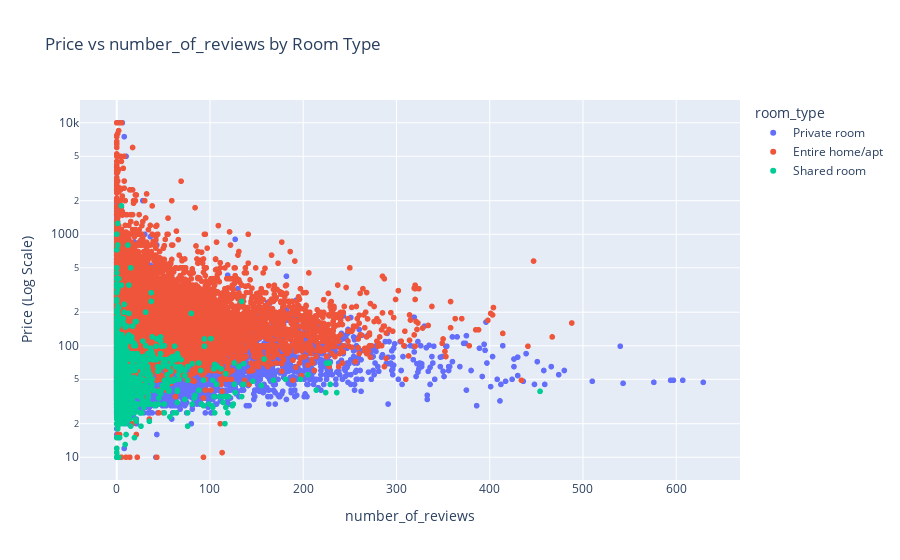
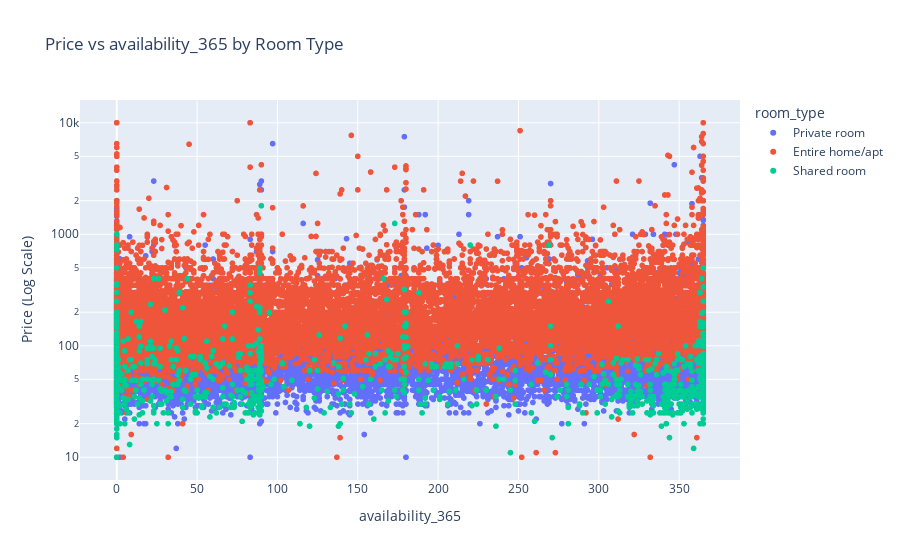

Notebook code for these charts, in order:
### Code cell
import plotly.express as px

selected_numerical_cols = ['number_of_reviews', 'availability_365']

for col in selected_numerical_cols:
    fig = px.scatter(dataset, x=col, y='price', color='room_type',
                     title=f'Price vs {col} by Room Type',
                     labels={'price': 'Price (Log Scale)'},
                     log_y=True)  # Applying log scale for better visibility
    fig.show()

### Figure 1 — Plotly figure (JSON) as saved in the notebook; plotly's stock layout.template omitted (floating-point values rounded to 4 significant figures; data arrays with more than 128 entries replaced by an {"elided": "..."} marker saying what was removed)
{"data": [{"hovertemplate": "room_type=Private room<br>number_of_reviews=%{x}<br>Price (Log Scale)=%{y}<extra></extra>", "legendgroup": "Private room", "marker": {"color": "#636efa", "symbol": "circle"}, "mode": "markers", "name": "Private room", "showlegend": true, "type": "scattergl", "x": {"elided": "22326 int values"}, "xaxis": "x", "y": {"elided": "22326 int values"}, "yaxis": "y"}, {"hovertemplate": "room_type=Entire home/apt<br>number_of_reviews=%{x}<br>Price (Log Scale)=%{y}<extra></extra>", "legendgroup": "Entire home/apt", "marker": {"color": "#EF553B", "symbol": "circle"}, "mode": "markers", "name": "Entire home/apt", "showlegend": true, "type": "scattergl", "x": {"elided": "25409 int values"}, "xaxis": "x", "y": {"elided": "25409 int values"}, "yaxis": "y"}, {"hovertemplate": "room_type=Shared room<br>number_of_reviews=%{x}<br>Price (Log Scale)=%{y}<extra></extra>", "legendgroup": "Shared room", "marker": {"color": "#00cc96", "symbol": "circle"}, "mode": "markers", "name": "Shared room", "showlegend": true, "type": "scattergl", "x": {"elided": "1160 int values"}, "xaxis": "x", "y": {"elided": "1160 int values"}, "yaxis": "y"}], "layout": {"legend": {"title": {"text": "room_type"}, "tracegroupgap": 0}, "title": {"text": "Price vs number_of_reviews by Room Type"}, "xaxis": {"anchor": "y", "domain": [0, 1], "title": {"text": "number_of_reviews"}}, "yaxis": {"anchor": "x", "domain": [0, 1], "title": {"text": "Price (Log Scale)"}, "type": "log"}}}

### Figure 2 — Plotly figure (JSON) as saved in the notebook; plotly's stock layout.template omitted (floating-point values rounded to 4 significant figures; data arrays with more than 128 entries replaced by an {"elided": "..."} marker saying what was removed)
{"data": [{"hovertemplate": "room_type=Private room<br>availability_365=%{x}<br>Price (Log Scale)=%{y}<extra></extra>", "legendgroup": "Private room", "marker": {"color": "#636efa", "symbol": "circle"}, "mode": "markers", "name": "Private room", "showlegend": true, "type": "scattergl", "x": {"elided": "22326 int values"}, "xaxis": "x", "y": {"elided": "22326 int values"}, "yaxis": "y"}, {"hovertemplate": "room_type=Entire home/apt<br>availability_365=%{x}<br>Price (Log Scale)=%{y}<extra></extra>", "legendgroup": "Entire home/apt", "marker": {"color": "#EF553B", "symbol": "circle"}, "mode": "markers", "name": "Entire home/apt", "showlegend": true, "type": "scattergl", "x": {"elided": "25409 int values"}, "xaxis": "x", "y": {"elided": "25409 int values"}, "yaxis": "y"}, {"hovertemplate": "room_type=Shared room<br>availability_365=%{x}<br>Price (Log Scale)=%{y}<extra></extra>", "legendgroup": "Shared room", "marker": {"color": "#00cc96", "symbol": "circle"}, "mode": "markers", "name": "Shared room", "showlegend": true, "type": "scattergl", "x": {"elided": "1160 int values"}, "xaxis": "x", "y": {"elided": "1160 int values"}, "yaxis": "y"}], "layout": {"legend": {"title": {"text": "room_type"}, "tracegroupgap": 0}, "title": {"text": "Price vs availability_365 by Room Type"}, "xaxis": {"anchor": "y", "domain": [0, 1], "title": {"text": "availability_365"}}, "yaxis": {"anchor": "x", "domain": [0, 1], "title": {"text": "Price (Log Scale)"}, "type": "log"}}}
